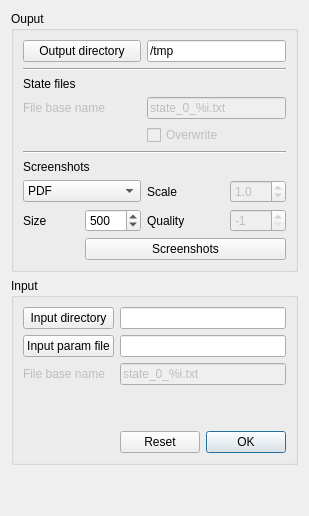
       <widget class="QWidget" name="filesTab">
        <attribute name="title">
         <string>Files</string>
        </attribute>
        <layout class="QVBoxLayout" name="formLayout_2">
         <item>
          <widget class="QGroupBox" name="OutputGroupBox">
           <property name="sizePolicy">
            <sizepolicy hsizetype="Preferred" vsizetype="Fixed">
             <horstretch>0</horstretch>
             <verstretch>0</verstretch>
            </sizepolicy>
           </property>
           <property name="title">
            <string>Ouput</string>
           </property>
           <layout class="QGridLayout" name="gridLayout_11">
            <item row="0" column="0" colspan="2">
             <widget class="QPushButton" name="outputDirPushButton">
              <property name="text">
               <string>Output directory</string>
              </property>
             </widget>
            </item>
            <item row="0" column="2" colspan="2">
             <widget class="QLineEdit" name="outputDirTextEdit">
              <property name="text">
               <string>/tmp</string>
              </property>
             </widget>
            </item>
            <item row="1" column="0" colspan="4">
             <widget class="Line" name="line_2">
              <property name="orientation">
               <enum>Qt::Horizontal</enum>
              </property>
             </widget>
            </item>
            <item row="2" column="0" colspan="2">
             <widget class="QLabel" name="label_3">
              <property name="text">
               <string>State files</string>
              </property>
             </widget>
            </item>
            <item row="3" column="0" colspan="2">
             <widget class="QLabel" name="label">
              <property name="enabled">
               <bool>false</bool>
              </property>
              <property name="text">
               <string>File base name</string>
              </property>
             </widget>
            </item>
            <item row="3" column="2" colspan="2">
             <widget class="QLineEdit" name="lineEdit_2">
              <property name="enabled">
               <bool>false</bool>
              </property>
              <property name="text">
               <string>state_0_%i.txt</string>
              </property>
             </widget>
            </item>
            <item row="4" column="2">
             <widget class="QCheckBox" name="checkBox">
              <property name="enabled">
               <bool>false</bool>
              </property>
              <property name="text">
               <string>Overwrite</string>
              </property>
             </widget>
            </item>
            <item row="5" column="0" colspan="4">
             <widget class="Line" name="line">
              <property name="orientation">
               <enum>Qt::Horizontal</enum>
              </property>
             </widget>
            </item>
            <item row="6" column="0" colspan="2">
             <widget class="QLabel" name="label_4">
              <property name="text">
               <string>Screenshots</string>
              </property>
             </widget>
            </item>
            <item row="7" column="0" colspan="2">
             <widget class="QComboBox" name="formatComboBox">
              <property name="maxVisibleItems">
               <number>4</number>
              </property>
              <property name="maxCount">
               <number>4</number>
              </property>
              <item>
               <property name="text">
                <string>PDF</string>
               </property>
              </item>
              <item>
               <property name="text">
                <string>BMP</string>
               </property>
              </item>
              <item>
               <property name="text">
                <string>PNG</string>
               </property>
              </item>
              <item>
               <property name="text">
                <string>JPG</string>
               </property>
              </item>
             </widget>
            </item>
            <item row="7" column="2">
             <widget class="QLabel" name="scaleLabel">
              <property name="text">
               <string>Scale</string>
              </property>
             </widget>
            </item>
            <item row="7" column="3">
             <widget class="QDoubleSpinBox" name="scaleDoubleSpinBox">
              <property name="enabled">
               <bool>false</bool>
              </property>
              <property name="decimals">
               <number>1</number>
              </property>
              <property name="maximum">
               <double>5.000000000000000</double>
              </property>
              <property name="singleStep">
               <double>0.100000000000000</double>
              </property>
              <property name="value">
               <double>1.000000000000000</double>
              </property>
             </widget>
            </item>
            <item row="8" column="0">
             <widget class="QLabel" name="sizeLabel">
              <property name="text">
               <string>Size</string>
              </property>
             </widget>
            </item>
            <item row="8" column="1">
             <widget class="QSpinBox" name="sizeSpinBox">
              <property name="maximum">
               <number>9000</number>
              </property>
              <property name="singleStep">
               <number>100</number>
              </property>
              <property name="value">
               <number>500</number>
              </property>
             </widget>
            </item>
            <item row="8" column="2">
             <widget class="QLabel" name="qualityLabel">
              <property name="text">
               <string>Quality</string>
              </property>
             </widget>
            </item>
            <item row="8" column="3">
             <widget class="QSpinBox" name="qualitySpinBox">
              <property name="enabled">
               <bool>false</bool>
              </property>
              <property name="minimum">
               <number>-1</number>
              </property>
              <property name="maximum">
               <number>100</number>
              </property>
              <property name="value">
               <number>-1</number>
              </property>
             </widget>
            </item>
            <item row="9" column="1" colspan="3">
             <widget class="QPushButton" name="screenshotsPushButton">
              <property name="text">
               <string>Screenshots</string>
              </property>
             </widget>
            </item>
           </layout>
          </widget>
         </item>
         <item>
          <widget class="QGroupBox" name="InputGroupBox">
           <property name="sizePolicy">
            <sizepolicy hsizetype="Preferred" vsizetype="Fixed">
             <horstretch>0</horstretch>
             <verstretch>0</verstretch>
            </sizepolicy>
           </property>
           <property name="title">
            <string>Input</string>
           </property>
           <layout class="QGridLayout" name="gridLayout_10">
            <item row="0" column="0">
             <widget class="QPushButton" name="inputDirPushButton">
              <property name="text">
               <string>Input directory</string>
              </property>
             </widget>
            </item>
            <item row="0" column="1">
             <widget class="QLineEdit" name="inputDirTextEdit"/>
            </item>
            <item row="1" column="0">
             <widget class="QPushButton" name="inputParamPushButton">
              <property name="text">
               <string>Input param file</string>
              </property>
             </widget>
            </item>
            <item row="1" column="1">
             <widget class="QLineEdit" name="inputParamTextEdit">
              <property name="text">
               <string/>
              </property>
             </widget>
            </item>
            <item row="2" column="0">
             <widget class="QLabel" name="label_2">
              <property name="enabled">
               <bool>false</bool>
              </property>
              <property name="text">
               <string>File base name</string>
              </property>
             </widget>
            </item>
            <item row="2" column="1">
             <widget class="QLineEdit" name="lineEdit_5">
              <property name="enabled">
               <bool>false</bool>
              </property>
              <property name="text">
               <string>state_0_%i.txt</string>
              </property>
             </widget>
            </item>
            <item row="3" column="0" colspan="2">
             <widget class="QLabel" name="inputInfoLabel">
              <property name="sizePolicy">
               <sizepolicy hsizetype="Preferred" vsizetype="MinimumExpanding">
                <horstretch>0</horstretch>
                <verstretch>0</verstretch>
               </sizepolicy>
              </property>
              <property name="text">
               <string/>
              </property>
             </widget>
            </item>
            <item row="4" column="0" colspan="2">
             <widget class="QLabel" name="inputInfoLabel_2">
              <property name="sizePolicy">
               <sizepolicy hsizetype="Preferred" vsizetype="MinimumExpanding">
                <horstretch>0</horstretch>
                <verstretch>0</verstretch>
               </sizepolicy>
              </property>
              <property name="text">
               <string/>
              </property>
             </widget>
            </item>
            <item row="5" column="1">
             <widget class="QDialogButtonBox" name="buttonBox">
              <property name="orientation">
               <enum>Qt::Horizontal</enum>
              </property>
              <property name="standardButtons">
               <set>QDialogButtonBox::Ok|QDialogButtonBox::Reset</set>
              </property>
              <property name="centerButtons">
               <bool>false</bool>
              </property>
             </widget>
            </item>
           </layout>
          </widget>
         </item>
         <item>
          <spacer name="verticalSpacer_4">
           <property name="orientation">
            <enum>Qt::Vertical</enum>
           </property>
           <property name="sizeHint" stdset="0">
            <size>
             <width>20</width>
             <height>40</height>
            </size>
           </property>
          </spacer>
         </item>
        </layout>
       </widget>
